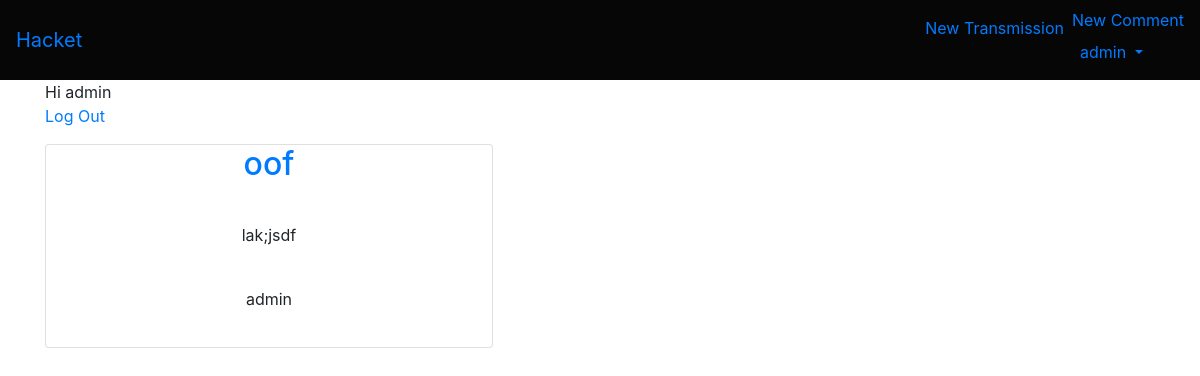
Before: / (signed in) with the older database file.
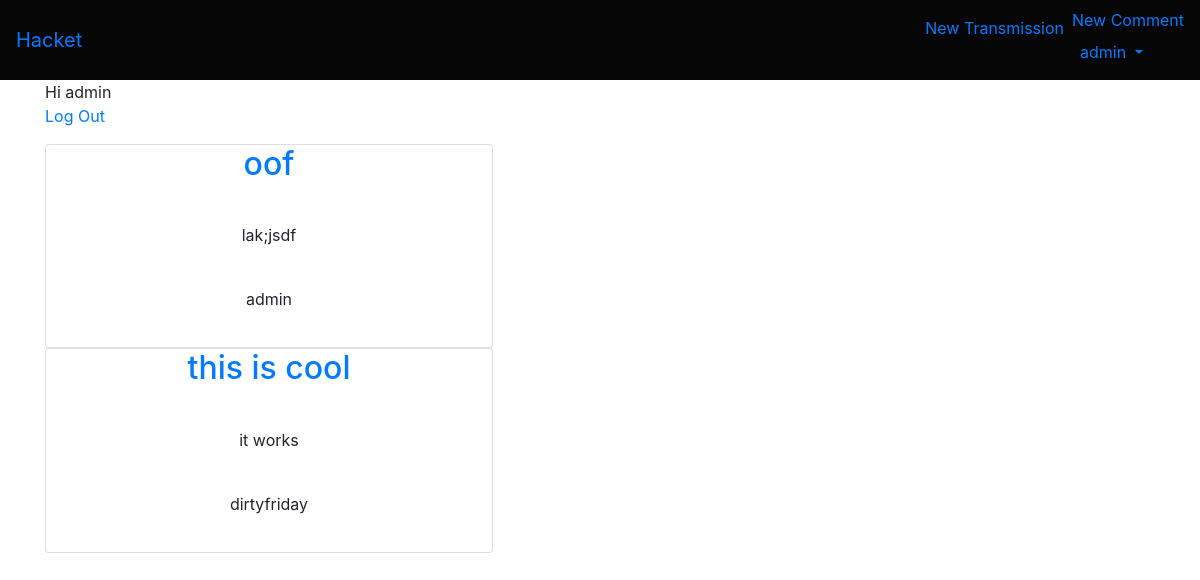
After: the same page with the newer database file.
### accounts/models.py (models this page shows)
class CustomUser(AbstractUser):
    age = models.PositiveIntegerField(null=True, blank=True)
    bio = models.TextField(max_length=255, null=True, blank=True)

### transmissions/models.py (models this page shows, shortened)
class Transmission(models.Model):
    title = models.CharField(max_length=200, default=200,)
    author = models.ForeignKey('accounts.CustomUser', on_delete=models.CASCADE, default="Joe")
    body = models.TextField()
    likes = models.ManyToManyField(CustomUser, related_name='transmission_like')

### transmissions/views.py (the view)
# urls.py: path('', TransmissionListView.as_view(), name='home'),
class TransmissionListView(ListView):
    model = Transmission
    template_name = 'home.html'

### templates/home.html (shortened to what this page needs)
{% extends 'base.html' %}
{% block content %}
{% if user.is_authenticated %}
    Hi {{ user.username }}
    <p><a href="{% url 'logout' %}">Log Out</a></p>
{% endif %}
    {% for object in object_list %}
        <div class="post-entry card text-center" style="width: 28rem;">
            <div class="card-title">
                <h2><a href="{% url 'transmission_detail' object.pk %}">{{ object.title }}</a></h2>
            </div>
            <div class="card-body">
                <p> {{ object.body }} </p>
                <p> {{ object.author }} </p>
            </div>
        </div>
    {% endfor %}
{% endblock content %}

### templates/base.html (shortened to what this page needs)
{% load static %}
<html>
    <head>
        <link rel="stylesheet" href="{% static 'css/base.css' %}">
        <link rel="stylesheet" href="https://cdn.jsdelivr.net/npm/bootstrap@4.5.3/dist/css/bootstrap.min.css">
    </head>
    <body>
        <nav class="navbar navbar-expand-lg">
            <a class="navbar-brand" href="{% url 'home' %}">Hacket</a>
            <div class="collapse navbar-collapse" id="navbarSupportedContent">
                {% if user.is_authenticated %}
                    <ul class="navbar-nav ml-auto">
                        <li class="nav-item">
                            <a class="nav-link" href="{% url 'transmission_new' %}">New Transmission</a>
                        </li>
                        <li class="nav-item">
                            <a href="{% url 'comment_new' %}">New Comment</a>
                            <a class="nav-link dropdown-toggle" href="#"
                                id="navbarDropdown" role="button" data-toggle="dropdown"
                                aria-haspopup="true" aria-expanded="false">
                                {{ user.username }}
                            </a>
                        </li>
                    </ul>
                {% else %}
                    <form class="form-inline ml-auto">
                        <a href="{% url 'login' %}" class="btn btn-outline-secondary">Log In</a>
                        <a href="{% url 'signup' %}" class="btn btn-primary ml-2">Sign up</a>
                    </form>
                {% endif %}
            </div>
        </nav>
        <main>
            <div class="container">
                {% block content %}
                {% endblock content %}
            </div>
        </main>
    </body>
</html>

### static/css/base.css (style rules this page uses)
nav { background-color:rgb(6, 6, 7); }

Changed rows visible on the page:
added Transmission: title "this is cool", body "it works", author "dirtyfriday"
